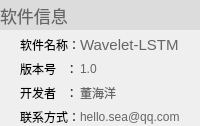
                <widget class="QWidget" name="widget_15" native="true">
                 <property name="sizePolicy">
                  <sizepolicy hsizetype="Expanding" vsizetype="Expanding">
                   <horstretch>0</horstretch>
                   <verstretch>0</verstretch>
                  </sizepolicy>
                 </property>
                 <layout class="QGridLayout" name="gridLayout_54">
                  <property name="leftMargin">
                   <number>0</number>
                  </property>
                  <property name="topMargin">
                   <number>0</number>
                  </property>
                  <property name="rightMargin">
                   <number>0</number>
                  </property>
                  <property name="bottomMargin">
                   <number>0</number>
                  </property>
                  <property name="horizontalSpacing">
                   <number>0</number>
                  </property>
                  <item row="1" column="2">
                   <widget class="QLabel" name="label_302">
                    <property name="sizePolicy">
                     <sizepolicy hsizetype="Expanding" vsizetype="Expanding">
                      <horstretch>0</horstretch>
                      <verstretch>0</verstretch>
                     </sizepolicy>
                    </property>
                    <property name="palette">
                     <palette>
                      <active>
                       <colorrole role="WindowText">
                        <brush brushstyle="SolidPattern">
                         <color alpha="255">
                          <red>101</red>
                          <green>101</green>
                          <blue>101</blue>
                         </color>
                        </brush>
                       </colorrole>
                      </active>
                      <inactive>
                       <colorrole role="WindowText">
                        <brush brushstyle="SolidPattern">
                         <color alpha="255">
                          <red>101</red>
                          <green>101</green>
                          <blue>101</blue>
                         </color>
                        </brush>
                       </colorrole>
                      </inactive>
                      <disabled>
                       <colorrole role="WindowText">
                        <brush brushstyle="SolidPattern">
                         <color alpha="255">
                          <red>120</red>
                          <green>120</green>
                          <blue>120</blue>
                         </color>
                        </brush>
                       </colorrole>
                      </disabled>
                     </palette>
                    </property>
                    <property name="font">
                     <font>
                      <pointsize>11</pointsize>
                     </font>
                    </property>
                    <property name="text">
                     <string>Wavelet-LSTM</string>
                    </property>
                   </widget>
                  </item>
                  <item row="1" column="0" rowspan="4">
                   <widget class="QLabel" name="label_303">
                    <property name="minimumSize">
                     <size>
                      <width>20</width>
                      <height>0</height>
                     </size>
                    </property>
                    <property name="maximumSize">
                     <size>
                      <width>20</width>
                      <height>16777215</height>
                     </size>
                    </property>
                    <property name="text">
                     <string/>
                    </property>
                   </widget>
                  </item>
                  <item row="0" column="0" colspan="4">
                   <widget class="QLabel" name="label_304">
                    <property name="sizePolicy">
                     <sizepolicy hsizetype="Expanding" vsizetype="Expanding">
                      <horstretch>0</horstretch>
                      <verstretch>0</verstretch>
                     </sizepolicy>
                    </property>
                    <property name="minimumSize">
                     <size>
                      <width>0</width>
                      <height>30</height>
                     </size>
                    </property>
                    <property name="maximumSize">
                     <size>
                      <width>16777215</width>
                      <height>60</height>
                     </size>
                    </property>
                    <property name="palette">
                     <palette>
                      <active>
                       <colorrole role="WindowText">
                        <brush brushstyle="SolidPattern">
                         <color alpha="255">
                          <red>101</red>
                          <green>101</green>
                          <blue>101</blue>
                         </color>
                        </brush>
                       </colorrole>
                       <colorrole role="Text">
                        <brush brushstyle="SolidPattern">
                         <color alpha="255">
                          <red>123</red>
                          <green>123</green>
                          <blue>123</blue>
                         </color>
                        </brush>
                       </colorrole>
                       <colorrole role="Base">
                        <brush brushstyle="SolidPattern">
                         <color alpha="255">
                          <red>255</red>
                          <green>255</green>
                          <blue>255</blue>
                         </color>
                        </brush>
                       </colorrole>
                       <colorrole role="Window">
                        <brush brushstyle="SolidPattern">
                         <color alpha="255">
                          <red>220</red>
                          <green>220</green>
                          <blue>220</blue>
                         </color>
                        </brush>
                       </colorrole>
                      </active>
                      <inactive>
                       <colorrole role="WindowText">
                        <brush brushstyle="SolidPattern">
                         <color alpha="255">
                          <red>101</red>
                          <green>101</green>
                          <blue>101</blue>
                         </color>
                        </brush>
                       </colorrole>
                       <colorrole role="Text">
                        <brush brushstyle="SolidPattern">
                         <color alpha="255">
                          <red>123</red>
                          <green>123</green>
                          <blue>123</blue>
                         </color>
                        </brush>
                       </colorrole>
                       <colorrole role="Base">
                        <brush brushstyle="SolidPattern">
                         <color alpha="255">
                          <red>255</red>
                          <green>255</green>
                          <blue>255</blue>
                         </color>
                        </brush>
                       </colorrole>
                       <colorrole role="Window">
                        <brush brushstyle="SolidPattern">
                         <color alpha="255">
                          <red>220</red>
                          <green>220</green>
                          <blue>220</blue>
                         </color>
                        </brush>
                       </colorrole>
                      </inactive>
                      <disabled>
                       <colorrole role="WindowText">
                        <brush brushstyle="SolidPattern">
                         <color alpha="255">
                          <red>120</red>
                          <green>120</green>
                          <blue>120</blue>
                         </color>
                        </brush>
                       </colorrole>
                       <colorrole role="Text">
                        <brush brushstyle="SolidPattern">
                         <color alpha="255">
                          <red>120</red>
                          <green>120</green>
                          <blue>120</blue>
                         </color>
                        </brush>
                       </colorrole>
                       <colorrole role="Base">
                        <brush brushstyle="SolidPattern">
                         <color alpha="255">
                          <red>220</red>
                          <green>220</green>
                          <blue>220</blue>
                         </color>
                        </brush>
                       </colorrole>
                       <colorrole role="Window">
                        <brush brushstyle="SolidPattern">
                         <color alpha="255">
                          <red>220</red>
                          <green>220</green>
                          <blue>220</blue>
                         </color>
                        </brush>
                       </colorrole>
                      </disabled>
                     </palette>
                    </property>
                    <property name="font">
                     <font>
                      <pointsize>13</pointsize>
                     </font>
                    </property>
                    <property name="autoFillBackground">
                     <bool>true</bool>
                    </property>
                    <property name="text">
                     <string>软件信息</string>
                    </property>
                    <property name="alignment">
                     <set>Qt::AlignLeading|Qt::AlignLeft|Qt::AlignVCenter</set>
                    </property>
                    <property name="wordWrap">
                     <bool>false</bool>
                    </property>
                    <property name="margin">
                     <number>5</number>
                    </property>
                   </widget>
                  </item>
                  <item row="1" column="1">
                   <widget class="QLabel" name="label_305">
                    <property name="sizePolicy">
                     <sizepolicy hsizetype="Expanding" vsizetype="Expanding">
                      <horstretch>0</horstretch>
                      <verstretch>0</verstretch>
                     </sizepolicy>
                    </property>
                    <property name="text">
                     <string>软件名称：</string>
                    </property>
                   </widget>
                  </item>
                  <item row="2" column="2">
                   <widget class="QLabel" name="label_306">
                    <property name="sizePolicy">
                     <sizepolicy hsizetype="Expanding" vsizetype="Expanding">
                      <horstretch>0</horstretch>
                      <verstretch>0</verstretch>
                     </sizepolicy>
                    </property>
                    <property name="palette">
                     <palette>
                      <active>
                       <colorrole role="WindowText">
                        <brush brushstyle="SolidPattern">
                         <color alpha="255">
                          <red>101</red>
                          <green>101</green>
                          <blue>101</blue>
                         </color>
                        </brush>
                       </colorrole>
                      </active>
                      <inactive>
                       <colorrole role="WindowText">
                        <brush brushstyle="SolidPattern">
                         <color alpha="255">
                          <red>101</red>
                          <green>101</green>
                          <blue>101</blue>
                         </color>
                        </brush>
                       </colorrole>
                      </inactive>
                      <disabled>
                       <colorrole role="WindowText">
                        <brush brushstyle="SolidPattern">
                         <color alpha="255">
                          <red>120</red>
                          <green>120</green>
                          <blue>120</blue>
                         </color>
                        </brush>
                       </colorrole>
                      </disabled>
                     </palette>
                    </property>
                    <property name="text">
                     <string>1.0</string>
                    </property>
                   </widget>
                  </item>
                  <item row="2" column="1">
                   <widget class="QLabel" name="label_307">
                    <property name="sizePolicy">
                     <sizepolicy hsizetype="Expanding" vsizetype="Expanding">
                      <horstretch>0</horstretch>
                      <verstretch>0</verstretch>
                     </sizepolicy>
                    </property>
                    <property name="text">
                     <string>版本号   ：</string>
                    </property>
                   </widget>
                  </item>
                  <item row="1" column="3" rowspan="4">
                   <widget class="QLabel" name="label_308">
                    <property name="minimumSize">
                     <size>
                      <width>20</width>
                      <height>0</height>
                     </size>
                    </property>
                    <property name="maximumSize">
                     <size>
                      <width>20</width>
                      <height>16777215</height>
                     </size>
                    </property>
                    <property name="text">
                     <string/>
                    </property>
                   </widget>
                  </item>
                  <item row="3" column="1">
                   <widget class="QLabel" name="label_309">
                    <property name="sizePolicy">
                     <sizepolicy hsizetype="Expanding" vsizetype="Expanding">
                      <horstretch>0</horstretch>
                      <verstretch>0</verstretch>
                     </sizepolicy>
                    </property>
                    <property name="text">
                     <string>开发者   ：</string>
                    </property>
                   </widget>
                  </item>
                  <item row="4" column="1">
                   <widget class="QLabel" name="label_310">
                    <property name="sizePolicy">
                     <sizepolicy hsizetype="Expanding" vsizetype="Expanding">
                      <horstretch>0</horstretch>
                      <verstretch>0</verstretch>
                     </sizepolicy>
                    </property>
                    <property name="text">
                     <string>联系方式：</string>
                    </property>
                   </widget>
                  </item>
                  <item row="3" column="2">
                   <widget class="QLabel" name="label_311">
                    <property name="sizePolicy">
                     <sizepolicy hsizetype="Expanding" vsizetype="Expanding">
                      <horstretch>0</horstretch>
                      <verstretch>0</verstretch>
                     </sizepolicy>
                    </property>
                    <property name="palette">
                     <palette>
                      <active>
                       <colorrole role="WindowText">
                        <brush brushstyle="SolidPattern">
                         <color alpha="255">
                          <red>101</red>
                          <green>101</green>
                          <blue>101</blue>
                         </color>
                        </brush>
                       </colorrole>
                      </active>
                      <inactive>
                       <colorrole role="WindowText">
                        <brush brushstyle="SolidPattern">
                         <color alpha="255">
                          <red>101</red>
                          <green>101</green>
                          <blue>101</blue>
                         </color>
                        </brush>
                       </colorrole>
                      </inactive>
                      <disabled>
                       <colorrole role="WindowText">
                        <brush brushstyle="SolidPattern">
                         <color alpha="255">
                          <red>120</red>
                          <green>120</green>
                          <blue>120</blue>
                         </color>
                        </brush>
                       </colorrole>
                      </disabled>
                     </palette>
                    </property>
                    <property name="text">
                     <string>董海洋</string>
                    </property>
                   </widget>
                  </item>
                  <item row="4" column="2">
                   <widget class="QLabel" name="label_312">
                    <property name="sizePolicy">
                     <sizepolicy hsizetype="Expanding" vsizetype="Expanding">
                      <horstretch>0</horstretch>
                      <verstretch>0</verstretch>
                     </sizepolicy>
                    </property>
                    <property name="palette">
                     <palette>
                      <active>
                       <colorrole role="WindowText">
                        <brush brushstyle="SolidPattern">
                         <color alpha="255">
                          <red>101</red>
                          <green>101</green>
                          <blue>101</blue>
                         </color>
                        </brush>
                       </colorrole>
                      </active>
                      <inactive>
                       <colorrole role="WindowText">
                        <brush brushstyle="SolidPattern">
                         <color alpha="255">
                          <red>101</red>
                          <green>101</green>
                          <blue>101</blue>
                         </color>
                        </brush>
                       </colorrole>
                      </inactive>
                      <disabled>
                       <colorrole role="WindowText">
                        <brush brushstyle="SolidPattern">
                         <color alpha="255">
                          <red>120</red>
                          <green>120</green>
                          <blue>120</blue>
                         </color>
                        </brush>
                       </colorrole>
                      </disabled>
                     </palette>
                    </property>
                    <property name="text">
                     <string>hello.sea@qq.com</string>
                    </property>
                   </widget>
                  </item>
                 </layout>
                </widget>
